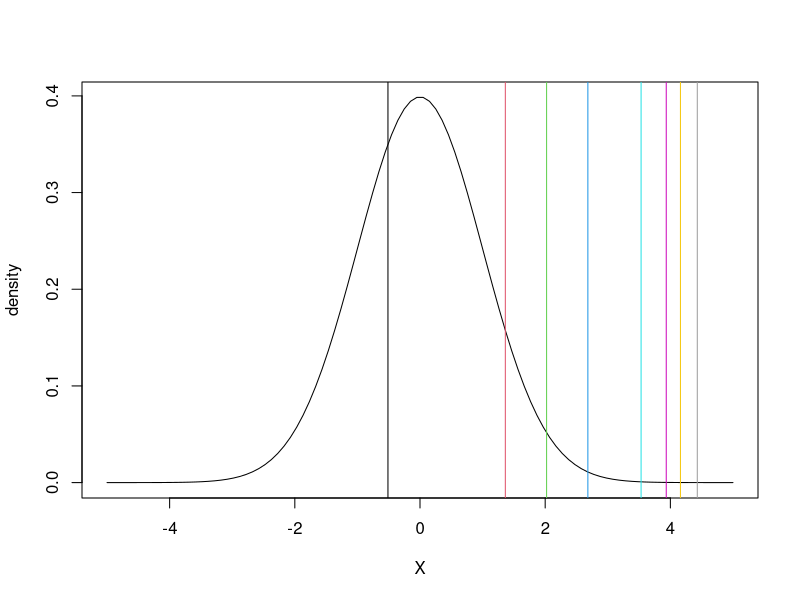
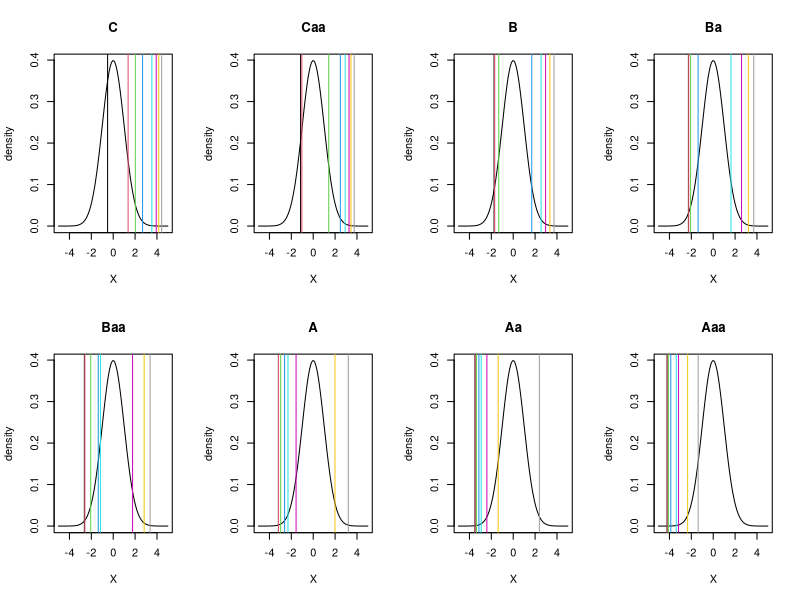

Here is the R script that generated these plots, in order:
#### by Alexander McNeil
library(expm)
Aaa.rates = c(0,0.082,0.0063,0,0.0003,0,0,0,0)
Aa.rates = c(0.0091,0,0.0843,0.0049,0.0006,0.0002,0.0001,0,0.0002)
A.rates = c(0.0006,0.0248,0,0.0547,0.0057,0.0011,0.0003,0,0.0006)
Baa.rates = c(0.00039,0.0017,0.0411,0,0.0405,0.0755,0.0163,0.0002,0.0017)
Ba.rates = c(0.0001,0.0005,0.0035,0.0552,0,0.0722,0.0058,0.0007,0.0106)
B.rates = c(0.0001,0.0003,0.0011,0.0032,0.0458,0,0.0581,0.0059,0.0385)
Caa.rates = c(0.0001,0.0002,0.0002,0.0012,0.0038,0.0870,0,0.0372,0.1334)
C.rates = c(0,0,0,0,0.004,0.0203,0.0938,0,0.3793)
D.rates = rep(0,length(C.rates))

Lambda = rbind(Aaa.rates,Aa.rates,A.rates,Baa.rates,Ba.rates,B.rates,Caa.rates,C.rates,D.rates)
rnames = c("Aaa","Aa","A","Baa","Ba","B","Caa","C","D")
dimnames(Lambda) =list(rnames,rnames)
Lambda.d = -apply(Lambda,1,sum)
diag(Lambda) = Lambda.d
apply(Lambda,1,sum)
Lambda

P = expm(Lambda)
apply(P,1,sum)

P2 <- P[9:1,9:1]
P2
P2 <- P2[-1,]
P2


# pick C
Cprobs <- P2[1,]
Cprobs
Ccumprobs <- cumsum(Cprobs)
Ccumprobs
thresholds <- qnorm(Ccumprobs)
thresholds

plot(seq(from=-5,to=5,length=100),dnorm(seq(from=-5,to=5,length=100)),type="l",xlab="X",ylab="density")
abline(v=thresholds,col=1:length(thresholds))

# do all
cumprobs <- t(apply(P2,1,function(v){cumsum(v)}))
cumprobs
thresholds<-qnorm(cumprobs)
thresholds

opa <- par(mfrow=c(2,4))
for (j in 1:nrow(thresholds))
{
  plot(seq(from=-5,to=5,length=100),dnorm(seq(from=-5,to=5,length=100)),type="l",
       xlab="X",ylab="density",main=rownames(thresholds)[j])
  abline(v=thresholds[j,],col=1:length(thresholds[j,]))
}
par(opa)
